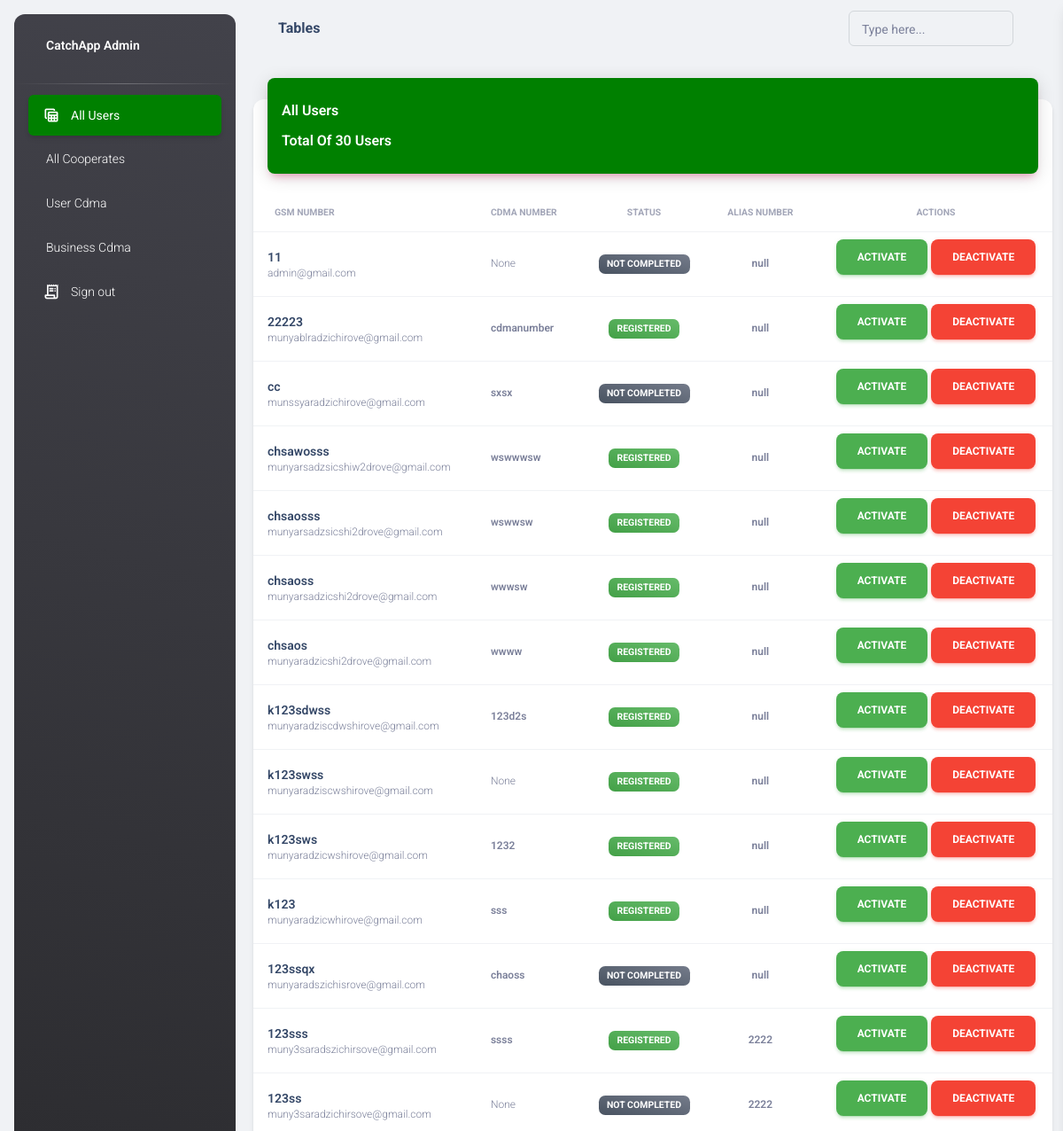
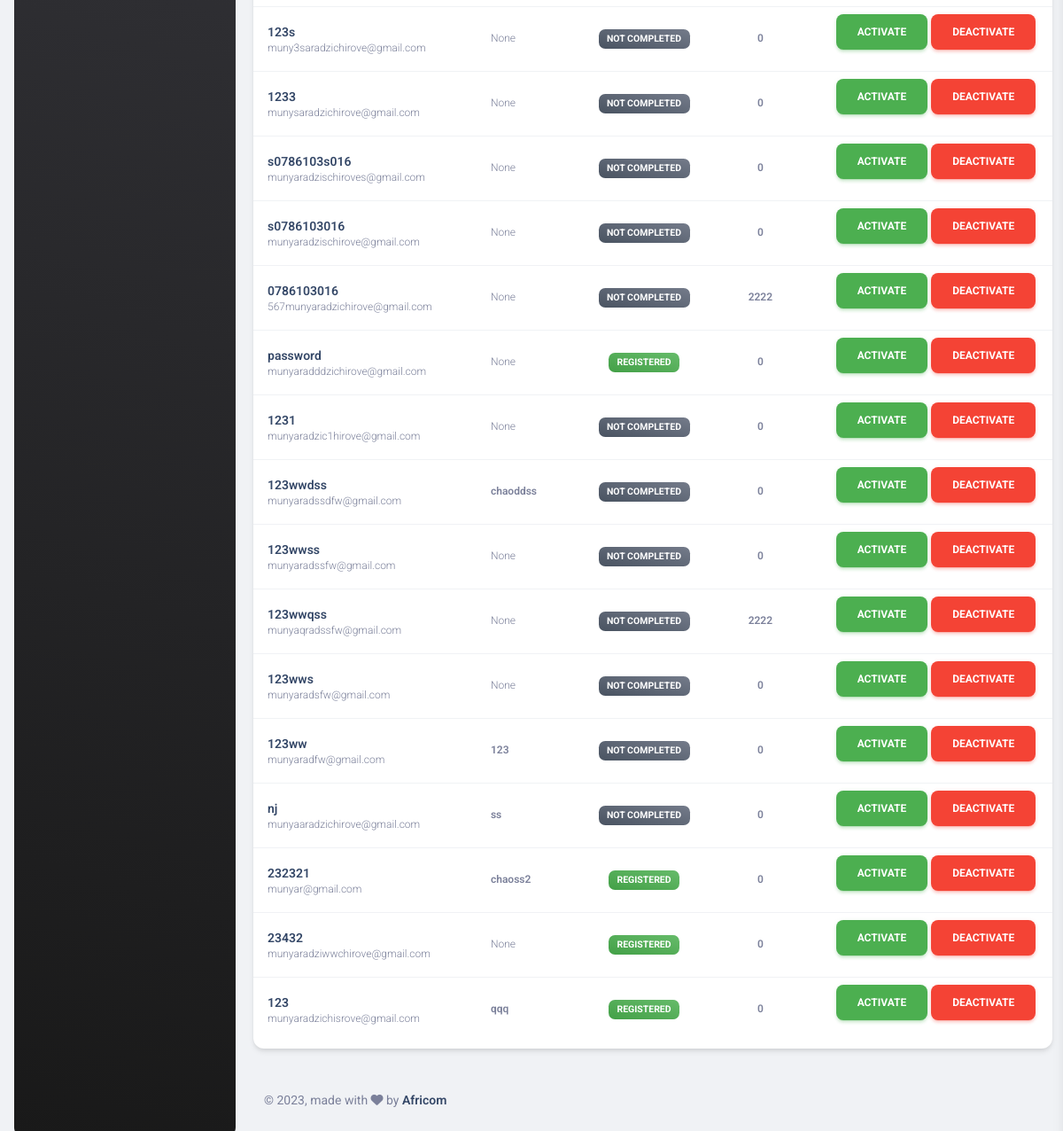
The page /adminuser/dashboard (signed in) on the database its author committed (2 pictures, top to bottom).
### selfServiceApp/models.py (models this page shows, shortened)
class users(models.Model):
    email=models.CharField(max_length=100)
    gsmnumber=models.CharField(max_length=100)
    cdmanumber=models.CharField(max_length=100,null=True,blank=True)
    password=models.CharField(max_length=50)
    registered=models.BooleanField(default=False,null=True,blank=True)
    requestVerificationCode=models.IntegerField(default=1)
    allocatedNumber=models.IntegerField(default=0)
    alliasnumber=models.CharField(default='null',max_length=12)

### adminuser/views.py (the view)
# urls.py: path('dashboard',dashboard,name='dashboard'),
@login_required(login_url='/adminuser/loginadmin')
def dashboard(request):
        if 'realadmin' in request.session:
            context={'allusers':reversed(users.objects.all()),'count':users.objects.all().count()}
            return render(request,'dashboard.html',context)
        else:
             return redirect('loginadmin')

### templates/dashboard.html (shortened to what this page needs)
{%load static%}
<!DOCTYPE html>
<html lang="en">
<head>
  <link href="{% static 'assets3/css/nucleo-icons.css' %}"  rel="stylesheet" />
  <link href="{%static 'admin3/assets/css/nucleo-svg.css' %}" rel="stylesheet" />
  <link id="pagestyle" href="{%static 'assets3/css/material-dashboard.css'%}" rel="stylesheet" />
</head>
<body class="g-sidenav-show  bg-gray-200">
  <aside class="sidenav navbar navbar-vertical navbar-expand-xs border-0 border-radius-xl my-3 fixed-start ms-3   bg-gradient-dark" id="sidenav-main">
    <div class="sidenav-header">
      <a class="navbar-brand m-0" href=" https://demos.creative-tim.com/material-dashboard/pages/dashboard " target="_blank">
        <span class="ms-1 font-weight-bold text-white">CatchApp Admin</span>
      </a>
    </div>
    <hr class="horizontal light mt-0 mb-2">
    <div class="collapse navbar-collapse  w-auto " id="sidenav-collapse-main">
      <ul class="navbar-nav">
        <li class="nav-item">
          <a class="nav-link text-white active bg-gradient-primary" href="dashboard">
            <div class="text-white text-center me-2 d-flex align-items-center justify-content-center">
              <i class="material-icons opacity-10">table_view</i>
            </div>
            <span class="nav-link-text ms-1">All Users</span>
          </a>
        </li>
          <li class="nav-item">
            <a class="nav-link text-white " href="allcooperates">
              <span class="nav-link-text ms-1">All Cooperates</span>
            </a>
          </li>
        <li class="nav-item">
          <a class="nav-link text-white " href="cdmatomaswerasei">
            <span class="nav-link-text ms-1">User Cdma </span>
          </a>
        </li>
        <li class="nav-item">
          <a class="nav-link text-white " href="../pages/billing.html">
            <span class="nav-link-text ms-1">Business Cdma</span>
          </a>
        </li>
        <li class="nav-item">
          <a class="nav-link text-white " href="/adminuser/loginadmin">
            <div class="text-white text-center me-2 d-flex align-items-center justify-content-center">
              <i class="material-icons opacity-10">receipt_long</i>
            </div>
            <span class="nav-link-text ms-1">Sign out</span>
          </a>
        </li>
      </ul>
    </div>
  </aside>
  <main class="main-content position-relative max-height-vh-100 h-100 border-radius-lg ">
    <nav class="navbar navbar-main navbar-expand-lg px-0 mx-4 shadow-none border-radius-xl" id="navbarBlur" data-scroll="true">
      <div class="container-fluid py-1 px-3">
        <nav aria-label="breadcrumb">
          <h6 class="font-weight-bolder mb-0">Tables</h6>
        </nav>
        <div class="collapse navbar-collapse mt-sm-0 mt-2 me-md-0 me-sm-4" id="navbar">
          <div class="ms-md-auto pe-md-3 d-flex align-items-center">
            <div class="input-group input-group-outline">
              <label class="form-label">Type here...</label>
              <input type="text" class="form-control">
            </div>
          </div>
        </div>
      </div>
    </nav>
    <div class="container-fluid py-4">
      <div class="row">
        <div class="col-12">
          <div class="card my-4">
            <div class="card-header p-0 position-relative mt-n4 mx-3 z-index-2">
              <div class="bg-gradient-primary shadow-primary border-radius-lg pt-4 pb-3">
                <h6 class="text-white text-capitalize ps-3">All Users</h6>
                <h6 class="text-white text-capitalize ps-3">Total of {{count}} users</h6>
              </div>
            </div>
            <div class="card-body px-0 pb-2">
              <div class="table-responsive p-0">
                <table class="table align-items-center mb-0">
                  <thead>
                    <tr>
                      <th class="text-uppercase text-secondary text-xxs font-weight-bolder opacity-7">Gsm Number</th>
                      <th class="text-uppercase text-secondary text-xxs font-weight-bolder opacity-7 ps-2">CDMA Number</th>
                      <th class="text-center text-uppercase text-secondary text-xxs font-weight-bolder opacity-7">Status</th>
                      <th class="text-center text-uppercase text-secondary text-xxs font-weight-bolder opacity-7">Alias Number</th>
                      <th class="text-center text-uppercase text-secondary text-xxs font-weight-bolder opacity-7">Actions</th>
                    </tr>
                  </thead>
                  <tbody>
                    {%if allusers%}
                    {%for i in allusers %}
                    <tr>
                      <td>
                        <div class="d-flex px-2 py-1">
                          <div class="d-flex flex-column justify-content-center">
                            <h6 class="mb-0 text-sm">{{i.gsmnumber}}</h6>
                            <p class="text-xs text-secondary mb-0">{{i.email}}</p>
                          </div>
                        </div>
                      </td>
                      <td>
                        {%if i.cdmanumber%}
                        <p class="text-xs font-weight-bold mb-0">{{i.cdmanumber}}</p>
                        {%else%}
                        <p class="text-xs text-secondary mb-0">None</p>
                        {%endif%}
                      </td>
                      <td class="align-middle text-center text-sm">
                        {%if i.registered%}
                        <span class="badge badge-sm bg-gradient-success">Registered</span>
                        {%else%}
                        <span class="badge badge-sm bg-gradient-secondary">Not Completed</span>
                        {%endif%}
                      </td>
                      <td class="align-middle text-center">
                        {%if i.alliasnumber%}
                        <p class="text-xs font-weight-bold mb-0">{{i.alliasnumber}}</p>
                        {%else%}
                        <p class="text-xs text-secondary mb-0">None</p>
                        {%endif%}
                      </td>
                      <td class="align-middle text-center">
                        <a href="{%url 'activate' i.gsmnumber%}" class="btn btn-success">Activate </a>
                        <a href="{%url 'deactivate' i.gsmnumber%}"  class="btn btn-danger">Deactivate</a>
                      </td>
                    </tr>
                    {% endfor %}
                    {% else %}
                    <h1>No records</h1>
                    {%endif%}
                  </tbody>
                </table>
              </div>
            </div>
          </div>
        </div>
      </div>
      <footer class="footer py-4  ">
        <div class="container-fluid">
          <div class="row align-items-center justify-content-lg-between">
            <div class="col-lg-6 mb-lg-0 mb-4">
              <div class="copyright text-center text-sm text-muted text-lg-start">
                © ,
                made with <i class="fa fa-heart"></i> by
                <a href="" class="font-weight-bold" target="_blank">Africom</a>
              </div>
            </div>
          </div>
        </div>
      </footer>
    </div>
  </main>
</body>
</html>

### rows shown on the page
users: gsmnumber "11", email "admin@gmail.com", shows "None", registered "NOT COMPLETED", alliasnumber "null"
users: gsmnumber "22223", email "munyablradzichirove@gmail.com", cdmanumber "cdmanumber", registered "REGISTERED", alliasnumber "null"
users: gsmnumber "cc", email "munssyaradzichirove@gmail.com", cdmanumber "sxsx", registered "NOT COMPLETED", alliasnumber "null"
users: gsmnumber "chsawosss", email "munyarsadzsicshiw2drove@gmail.com", cdmanumber "wswwwsw", registered "REGISTERED", alliasnumber "null"
users: gsmnumber "chsaosss", email "munyarsadzsicshi2drove@gmail.com", cdmanumber "wswwsw", registered "REGISTERED", alliasnumber "null"
users: gsmnumber "chsaoss", email "munyarsadzicshi2drove@gmail.com", cdmanumber "wwwsw", registered "REGISTERED", alliasnumber "null"
users: gsmnumber "chsaos", email "munyaradzicshi2drove@gmail.com", cdmanumber "wwww", registered "REGISTERED", alliasnumber "null"
users: gsmnumber "k123sdwss", email "munyaradziscdwshirove@gmail.com", cdmanumber "123d2s", registered "REGISTERED", alliasnumber "null"
users: gsmnumber "k123swss", email "munyaradziscwshirove@gmail.com", shows "None", registered "REGISTERED", alliasnumber "null"
users: gsmnumber "k123sws", email "munyaradzicwshirove@gmail.com", cdmanumber "1232", registered "REGISTERED", alliasnumber "null"
users: gsmnumber "k123", email "munyaradzicwhirove@gmail.com", cdmanumber "sss", registered "REGISTERED", alliasnumber "null"
users: gsmnumber "123ssqx", email "munyaradszichisrove@gmail.com", cdmanumber "chaoss", registered "NOT COMPLETED", alliasnumber "null"
users: gsmnumber "123sss", email "muny3saradszichirsove@gmail.com", cdmanumber "ssss", registered "REGISTERED", alliasnumber "2222"
users: gsmnumber "123ss", email "muny3saradzichirsove@gmail.com", shows "None", registered "NOT COMPLETED", alliasnumber "2222"
users: gsmnumber "123s", email "muny3saradzichirove@gmail.com", cdmanumber "None", registered "NOT COMPLETED", alliasnumber "0"
users: gsmnumber "1233", email "munysaradzichirove@gmail.com", shows "None", registered "NOT COMPLETED", alliasnumber "0"
users: gsmnumber "s0786103s016", email "munyaradzischiroves@gmail.com", cdmanumber "None", registered "NOT COMPLETED", alliasnumber "0"
users: gsmnumber "s0786103016", email "munyaradzischirove@gmail.com", cdmanumber "None", registered "NOT COMPLETED", alliasnumber "0"
users: gsmnumber "0786103016", email "567munyaradzichirove@gmail.com", shows "None", registered "NOT COMPLETED", alliasnumber "2222"
users: gsmnumber "password", email "munyaradddzichirove@gmail.com", shows "None", registered "REGISTERED", alliasnumber "0"
users: gsmnumber "1231", email "munyaradzic1hirove@gmail.com", cdmanumber "None", registered "NOT COMPLETED", alliasnumber "0"
users: gsmnumber "123wwdss", email "munyaradssdfw@gmail.com", cdmanumber "chaoddss", registered "NOT COMPLETED", alliasnumber "0"
users: gsmnumber "123wwss", email "munyaradssfw@gmail.com", cdmanumber "None", registered "NOT COMPLETED", alliasnumber "0"
users: gsmnumber "123wwqss", email "munyaqradssfw@gmail.com", shows "None", registered "NOT COMPLETED", alliasnumber "2222"
users: gsmnumber "123wws", email "munyaradsfw@gmail.com", shows "None", registered "NOT COMPLETED", alliasnumber "0"
users: gsmnumber "123ww", email "munyaradfw@gmail.com", cdmanumber "123", registered "NOT COMPLETED", alliasnumber "0"
users: gsmnumber "nj", email "munyaaradzichirove@gmail.com", cdmanumber "ss", registered "NOT COMPLETED", alliasnumber "0"
users: gsmnumber "232321", email "munyar@gmail.com", cdmanumber "chaoss2", registered "REGISTERED", alliasnumber "0"
users: gsmnumber "23432", email "munyaradziwwchirove@gmail.com", cdmanumber "None", registered "REGISTERED", alliasnumber "0"
users: gsmnumber "123", email "munyaradzichisrove@gmail.com", cdmanumber "qqq", registered "REGISTERED", alliasnumber "0"

### other values the page prints
{{ count }} "30"
